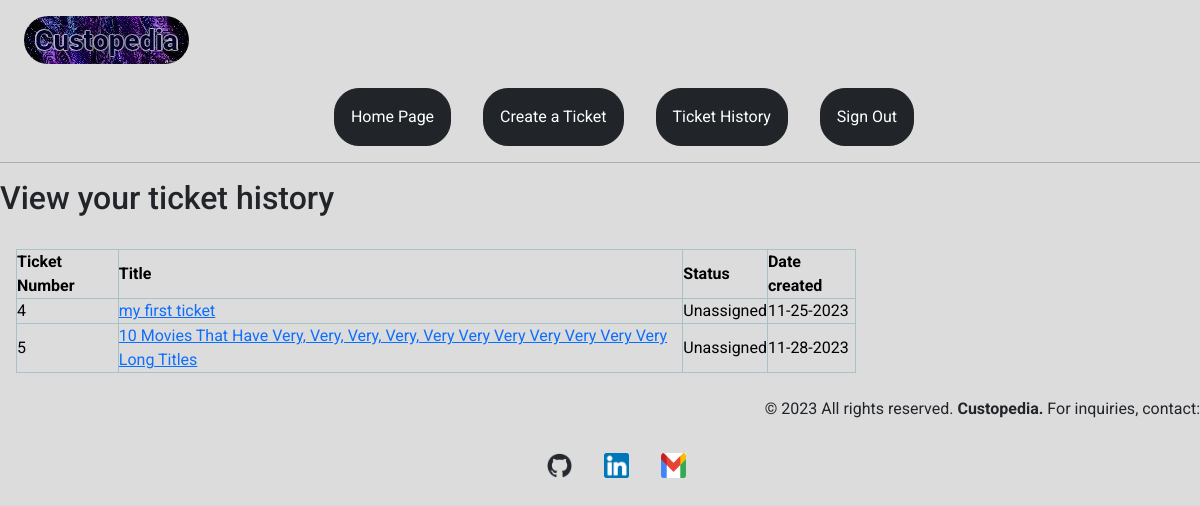
Page /ticket_history (signed in) on the earlier database version.
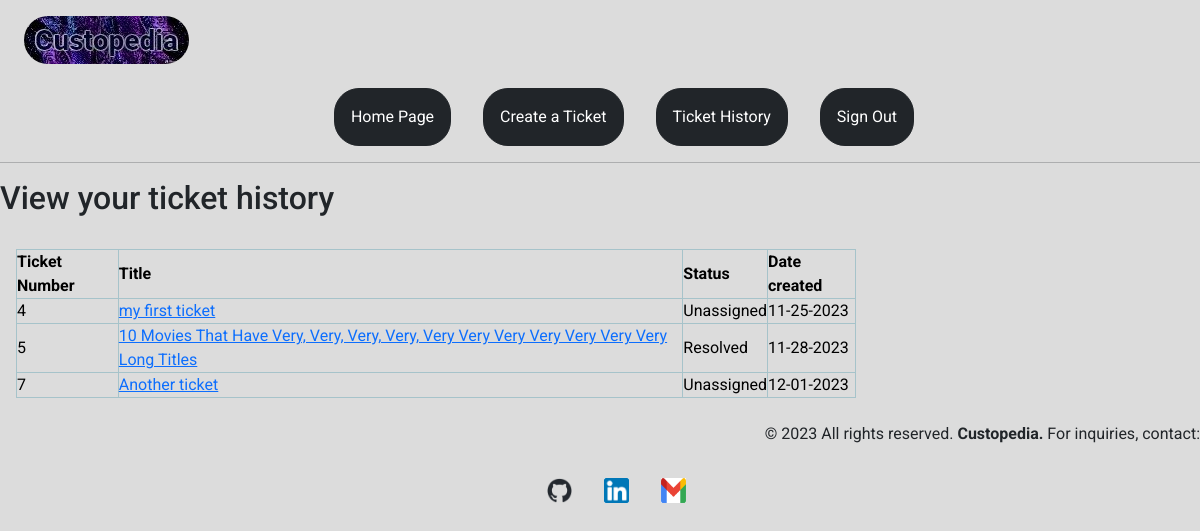
Same page on the later database version.
### app/models/tickets.py (models this page shows, shortened)
class Ticket(db.Model):
    id = db.Column(db.Integer, primary_key=True)
    title = db.Column(db.String(45), index=True, nullable=False)
    incident_type = db.Column(db.String(45), index=True, nullable=False)
    product = db.Column(db.String(45), index=True, nullable=False)
    product_category = db.Column(db.String(45), index=True, nullable=False)
    description = db.Column(db.Text, index=True, nullable=False)
    user_id = db.Column(db.Integer, db.ForeignKey("user.id"), nullable=False)
    file_attachments = db.Column(db.String(45))
    created_at = db.Column(db.DateTime(timezone=True),
                           default=datetime.now)
    status = db.Column(db.String(30), index=True, default="Unassigned",
                             nullable=False)
    updated_ticket = db.relationship("UpdatedTicket", backref="original", lazy=True)

### app/tickets/routes.py (the view)
@tickets.route("/ticket_history", strict_slashes=False)
@login_required
def ticket_history():
        tickets = Ticket.query.all()
        return render_template("ticket_history.html",
                               title="Ticket History", tickets=tickets)

### app/models/users.py (called while the page is built)
    @login_manager.user_loader
    def load_user(id):
        return User.query.get(int(id))

### app/templates/ticket_history.html
{% extends 'base.html' %} {% block content %}
<h2>View your ticket history</h2>
<table class="table-info table-bordered" style="width: 70vw; margin-left: 1em; margin-top: 2em;">
  <thead>
    <tr>
      <th class="table-info">Ticket Number</th>
      <th class="table-info">Title</th>
      <th class="table-info">Status</th>
      <th class="table-info">Date created</th>
    </tr>
  </thead>
  <tbody>
    {% for t in current_user.tickets %}
    <tr>
      <td class="table-info">{{ t.id }}</td>
      <td class="table-info"><a href="{{ url_for('tickets.view_ticket', ticket_id=t.id) }}">{{ t.title }}</a></td>
      <td class="table-info">{{ t.status }}</td>
      {% if t.created_at %}
      <td>{{ t.created_at.strftime('%m-%d-%Y') }}</td>
      {% else %}
      <td>{{ t.updated_at.strftime('%m-%d-%Y') }}</td>
      {% endif %} {% endfor %}
    </tr>
  </tbody>
</table>
<br>
{% endblock %}

### app/templates/base.html (shortened to what this page needs)
<!DOCTYPE html>
<html lang="en">
  <head>
    <nav>
      <a href="{{ url_for('main.home') }}" class="a-icon">
        <h3>
          <span
            ><div style="position: top-left;">
              <img src="{{ url_for('static', filename='images/cust_logo.jpg') }}" style="border-radius: 24px;">
            </div></span
          >
        </h3>
      </a>
    </nav>
    <ul class="ulist">
      <li class="nav-item">
        <a href="{{ url_for('main.home') }}" class="nav-link" id="nav-link"
          ><span
            class="btn btn-dark"
            style="border-radius: 25px; padding: 1em; white-space: nowrap"
            >Home Page</span
          ></a
        >
      </li>
      {% if current_user.is_anonymous %}
      <li class="nav-item">
        <a
          href="{{ url_for('tickets.new_ticket') }}"
          class="nav-link"
          id="nav-link"
          ><span
            class="btn btn-dark"
            style="border-radius: 25px; padding: 1em; white-space: nowrap"
            >Create a Ticket</span
          ></a
        >
      </li>
      <li class="nav-item">
        <a href="{{ url_for('users.sign_in') }}" class="nav-link" id="nav-link"
          ><span
            class="btn btn-dark"
            style="border-radius: 25px; padding: 1em; white-space: nowrap"
            >Sign In</span
          ></a
        >
      </li>
      <li class="nav-item">
        <a href="{{ url_for('users.register') }}" class="nav-link" id="nav-link"
          ><span
            class="btn btn-dark"
            style="
              border-radius: 25px;
              padding: 1em;
              white-space: nowrap;
              margin-right: 1em;
            "
            >Register</span
          ></a
        >
      </li>
      {% else %}
      <li class="nav-item">
        <a
          href="{{ url_for('tickets.new_ticket') }}"
          class="nav-link"
          id="nav-link"
          ><span
            class="btn btn-dark"
            style="border-radius: 25px; padding: 1em; white-space: nowrap"
            >Create a Ticket</span
          ></a
        >
      </li>
      <li class="nav-item">
        <a
          href="{{ url_for('tickets.ticket_history') }}"
          class="nav-link"
          id="nav-link"
          ><span
            class="btn btn-dark"
            style="border-radius: 25px; padding: 1em; white-space: nowrap"
            >Ticket History</span
          ></a
        >
      </li>
      <li class="nav-item">
        <a href="{{ url_for('users.sign_out') }}" class="nav-link" id="nav-link"
          ><span
            class="btn btn-dark"
            style="
              border-radius: 25px;
              padding: 1em;
              white-space: nowrap;
              margin-right: 1em;
            "
            >Sign Out</span
          ></a
        >
      </li>
      {% endif %}
    </ul>
    <link
      href="https://cdn.jsdelivr.net/npm/bootstrap@5.3.2/dist/css/bootstrap.min.css"
      rel="stylesheet"
    />
    <link
      rel="stylesheet"
      href="{{ url_for('static', filename='styles/main.css') }}"
    />
  </head>
  <body>
    <hr />
     {% block content %}{% endblock %}
  </body>
  <footer>
    <p>
      &copy; 2023 All rights reserved. <b>Custopedia.</b> For inquiries, contact: <ul class="ulist" style="justify-content: center;">
        <li><a href="https://github.com/felixayot"><img src="{{ url_for('static', filename='images/github-mark.png') }}" style="width: 25px; height: 25px; margin: 1em;">
          </a></li>
        <li><a href="https://www.linkedin.com/in/felix-ayot-51a006124/"><img src="{{ url_for('static', filename='images/linkedin_icon.png') }}" style="width: 25px; height: 25px; margin: 1em;">
          </a></li>
        <li><a href="mailto:felixayot@gmail.com"><img src="{{ url_for('static', filename='images/gmail-icon.png') }}" style="width: 25px; height: 25px; margin: 1em; background-image: none;">
          </a></li>
      </ul>
    </p>
  </footer>
</html>

### app/static/styles/main.css (style rules this page uses)
body { margin: 0; background-color: gainsboro; font-family: "Roboto", sans-serf; }
footer p { text-align: right; position: sticky; }
.ulist { display: flex; justify-content: center; align-items: right; }
.nav-item { margin-left: 2rem; }
nav { background: gainsboro; display: flex; justify-content: space-between; align-items: center; padding: 1rem 1.5rem; box-shadow: gainsboro; position: sticky; z-index: 1; }
html { scroll-behavior: smooth; }
* { margin: 0; padding: 0; box-sizing: border-box; transition: var(--transition); }
.ulist li { list-style-type: none; }
.a-icon { text-decoration: none; color: var(--primary-color); }

Differences in the rows shown:
changed Ticket id 5: status "Unassigned" → "Resolved"
added Ticket: id "7", title "Another ticket", status "Unassigned", created_at "12-01-2023"
